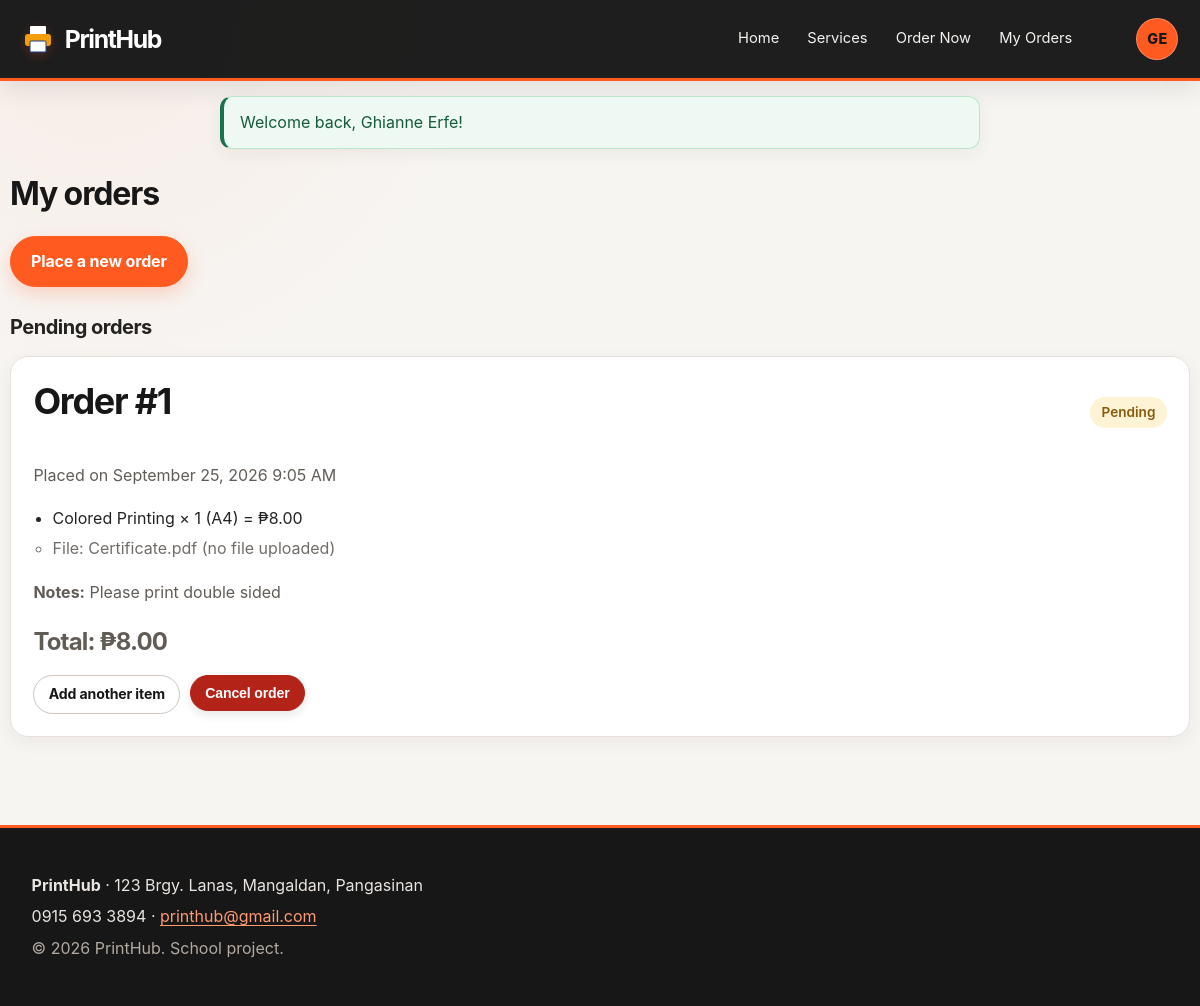
Screenshot of /my_orders.php (signed in) with the database file from the repository.
### tables this page shows
CREATE TABLE orders (
    order_id     INT  NOT NULL AUTO_INCREMENT,
    user_id      INT  NOT NULL,
    promotion_id INT  DEFAULT NULL,                       
    promotion_discount DECIMAL(5,2) NOT NULL DEFAULT 0.00,  
    notes        TEXT DEFAULT NULL,
    status       ENUM('pending','confirmed','printing','ready','completed','cancelled')
                 NOT NULL DEFAULT 'pending',
    order_date   TIMESTAMP NOT NULL DEFAULT CURRENT_TIMESTAMP,
    PRIMARY KEY (order_id),
    CONSTRAINT fk_orders_user  FOREIGN KEY (user_id)      REFERENCES users (user_id),
    CONSTRAINT fk_orders_promo FOREIGN KEY (promotion_id) REFERENCES promotions (promotion_id)
        ON DELETE SET NULL                                  
);

CREATE TABLE users (
    user_id    INT          NOT NULL AUTO_INCREMENT,
    name       VARCHAR(100) NOT NULL,
    email      VARCHAR(100) NOT NULL,
    password   VARCHAR(255) NOT NULL,                   
    role       ENUM('customer','admin') NOT NULL DEFAULT 'customer',
    created_at TIMESTAMP    NOT NULL DEFAULT CURRENT_TIMESTAMP,
    PRIMARY KEY (user_id),
    UNIQUE KEY uq_users_email (email)                    
);

CREATE TABLE order_items (
    order_item_id INT           NOT NULL AUTO_INCREMENT,
    order_id      INT           NOT NULL,
    service_id    INT           NOT NULL,
    file_name     VARCHAR(255)  DEFAULT NULL,             
    file_path     VARCHAR(255)  DEFAULT NULL,             
    paper_size    VARCHAR(60)   NOT NULL DEFAULT 'A4',
    copies        INT           NOT NULL DEFAULT 1,
    unit_price    DECIMAL(10,2) NOT NULL,                 
    PRIMARY KEY (order_item_id),
    CONSTRAINT fk_items_order   FOREIGN KEY (order_id)   REFERENCES orders (order_id)
        ON DELETE CASCADE,                                
    CONSTRAINT fk_items_service FOREIGN KEY (service_id) REFERENCES services (service_id),
    CONSTRAINT chk_items_copies CHECK (copies >= 1)
);

CREATE TABLE services (
    service_id   INT           NOT NULL AUTO_INCREMENT,
    category_id  INT           NOT NULL,
    service_name VARCHAR(100)  NOT NULL,
    description  TEXT          DEFAULT NULL,
    price        DECIMAL(10,2) NOT NULL,
    unit         VARCHAR(20)   NOT NULL DEFAULT 'per piece',    
    status       ENUM('active','inactive') NOT NULL DEFAULT 'active',
    created_at   TIMESTAMP     NOT NULL DEFAULT CURRENT_TIMESTAMP,
    PRIMARY KEY (service_id),
    CONSTRAINT fk_services_category FOREIGN KEY (category_id)
        REFERENCES categories (category_id),
    CONSTRAINT chk_services_price CHECK (price >= 0)
);

### src/BaseModel.php (called while the page is built, shortened)
<?php
abstract class BaseModel
{
    public function __construct()
    {
        $this->db = Database::connect();
    }
}

### includes/bootstrap.php (called while the page is built, shortened)
<?php
require_once ROOT_PATH . '/includes/helpers.php';
spl_autoload_register(function (string $class): void {
    $prefix = 'PrintHub\\';
    $file = ROOT_PATH . '/src/' . substr($class, strlen($prefix)) . '.php';
});

### src/Database.php (called while the page is built, shortened)
<?php
class Database
{
    private static ?PDO $connection = null;
    public static function connect(): PDO
    {
        if (self::$connection === null) {
            try {
                $dsn = 'mysql:host=' . DB_HOST . ';dbname=' . DB_NAME . ';charset=utf8mb4';
                self::$connection = new PDO($dsn, DB_USER, DB_PASS, [
                    PDO::ATTR_ERRMODE            => PDO::ERRMODE_EXCEPTION,
                    PDO::ATTR_DEFAULT_FETCH_MODE => PDO::FETCH_ASSOC,
                    PDO::ATTR_EMULATE_PREPARES   => false,
                ]);
            } catch (PDOException $e) {
                throw new RuntimeException('Could not connect to the database. Is MySQL running and is printhub imported?');
            }
        }
        return self::$connection;
    }
}

### src/Order.php (called while the page is built, shortened)
<?php
class Order extends BaseModel
{
    private function summarySql(string $where): string
    {
        return "SELECT o.order_id, o.user_id, o.notes, o.status, o.order_date,
                       u.name AS customer_name,
                       p.title AS promo_title,
                       COALESCE(o.promotion_discount, 0) AS discount,
                       COALESCE(SUM(oi.copies * oi.unit_price), 0) AS subtotal,
                       ROUND(COALESCE(SUM(oi.copies * oi.unit_price), 0) * (1 - COALESCE(o.promotion_discount, 0) / 100), 2) AS total
                FROM orders o
                JOIN users u ON u.user_id = o.user_id
                LEFT JOIN promotions p ON p.promotion_id = o.promotion_id
                LEFT JOIN order_items oi ON oi.order_id = o.order_id
                $where
                GROUP BY o.order_id, o.user_id, o.notes, o.status, o.order_date, u.name, p.title, o.promotion_discount
                ORDER BY o.order_date DESC, o.order_id DESC";
    }
    public function forUser(int $userId): array
    {
        $stmt = $this->db->prepare($this->summarySql('WHERE o.user_id = :uid'));
        $stmt->execute(['uid' => $userId]);
        return $stmt->fetchAll();
    }
    public function items(int $orderId): array
    {
        $sql = 'SELECT oi.*, s.service_name, (oi.copies * oi.unit_price) AS line_total
                FROM order_items oi
                JOIN services s ON s.service_id = oi.service_id
                WHERE oi.order_id = :id
                ORDER BY oi.order_item_id';
        $stmt = $this->db->prepare($sql);
        $stmt->execute(['id' => $orderId]);
        return $stmt->fetchAll();
    }
}

### src/Account.php (called while the page is built, shortened)
<?php
abstract class Account
{
    private int $id;
    private string $name;
    public function __construct(int $id, string $name, string $email)
    {
        $this->id    = $id;
        $this->name  = $name;
    }
    public function getId(): int      { return $this->id; }
    public function getName(): string { return $this->name; }
    public function isAdmin(): bool
    {
        return false;
    }
    public static function fromArray(array $data): Account
    {
        return new Customer((int)$data['id'], $data['name'], $data['email']);
    }
}

### src/Auth.php (called while the page is built, shortened)
<?php
class Auth
{
    public static function user(): ?Account
    {
        return Account::fromArray($_SESSION['user']);
    }
    public static function requireLogin(): Account
    {
        $user = self::user();
        return $user;
    }
}

### my_orders.php (the view, shortened to what this page needs)
<?php
require __DIR__ . '/includes/bootstrap.php';
$user = Auth::requireLogin();
$orders = new Order();
$list      = $orders->forUser($user->getId());
$pendingOrders = array_values(array_filter($list, static fn(array $order): bool => $order['status'] === 'pending'));
$cancelledOrders = array_values(array_filter($list, static fn(array $order): bool => $order['status'] === 'cancelled'));
$otherOrders = array_values(array_filter($list, static fn(array $order): bool => !in_array($order['status'], ['pending', 'cancelled'], true)));
$orderedList = array_merge($pendingOrders, $otherOrders, $cancelledOrders);
$pageTitle = 'My Orders';
require __DIR__ . '/includes/header.php';
?>
<div class="container section">
    <h1>My orders</h1>
    <p><a class="btn btn-accent" href="<?= e(url('order.php')) ?>">Place a new order</a></p>
    <?php $previousGroup = null; foreach ($orderedList as $order): ?>
        <?php
        $group = $order['status'] === 'pending' ? 'pending' : ($order['status'] === 'cancelled' ? 'cancelled' : 'other');
        if ($group !== $previousGroup):
            if ($group === 'pending'):
        ?>
            <h2 class="orders-section-heading">Pending orders</h2>
        <?php elseif ($group === 'other'): ?>
            <h2 class="orders-section-heading">Other orders</h2>
        <?php else: ?>
            <div class="orders-divider" role="heading" aria-level="2"><span>Cancelled orders</span></div>
        <?php endif; $previousGroup = $group; endif; ?>
        <article class="card order-card">
            <div class="order-head">
                <h2>Order #<?= (int)$order['order_id'] ?></h2>
                <span class="status status-<?= e($order['status']) ?>"><?= e(ucfirst($order['status'])) ?></span>
            </div>
            <p class="muted">Placed on <?= e(date('F j, Y g:i A', strtotime($order['order_date']))) ?></p>
            <ul class="item-list">
                <?php foreach ($orders->items((int)$order['order_id']) as $item): ?>
                    <li>
                        <?= e($item['service_name']) ?> &times; <?= (int)$item['copies'] ?>
                        (<?= e($item['paper_size']) ?>) = <?= money($item['line_total']) ?>
                        <?php if ($item['file_path']): ?>
                            <ul class="order-item-file"><li>File: <a href="<?= e(url('download.php?item_id=' . (int)$item['order_item_id'])) ?>"><?= e($item['file_name']) ?></a></li></ul>
                        <?php elseif ($item['file_name']): ?>
                            <ul class="order-item-file"><li>File: <?= e($item['file_name']) ?> (no file uploaded)</li></ul>
                        <?php endif; ?>
                    </li>
                <?php endforeach; ?>
            </ul>
            <?php if ($order['notes'] !== null && $order['notes'] !== ''): ?>
                <p><strong>Notes:</strong> <?= e($order['notes']) ?></p>
            <?php endif; ?>
            <p class="price">Total: <?= money($order['total']) ?></p>
            <?php if ($order['status'] === 'pending'): ?>
                <div class="actions-row">
                    <a class="btn btn-outline btn-small" href="<?= e(url('order.php?order_id=' . (int)$order['order_id'])) ?>">Add another item</a>
                    <form method="post" class="inline-form" action="<?= e(url('my_orders.php')) ?>"
                          onsubmit="return confirm('Cancel this order?');">
                        <button class="btn btn-danger btn-small" type="submit">Cancel order</button>
                    </form>
                </div>
            <?php endif; ?>
        </article>
    <?php endforeach; ?>
</div>
<?php require __DIR__ . '/includes/footer.php'; ?>

### includes/header.php (shortened to what this page needs)
<?php
$user      = Auth::user();
$pageTitle = $pageTitle ?? 'Welcome';
$isServicesLanding = $pageTitle === 'Services and Prices';
$bodyClass = $bodyClass ?? '';
$userInitials = '';
if ($user !== null) {
    $nameParts = preg_split('/\s+/u', trim($user->getName()), -1, PREG_SPLIT_NO_EMPTY) ?: [];
    if ($nameParts) {
        $userInitials = mb_strtoupper(mb_substr($nameParts[0], 0, 1, 'UTF-8'), 'UTF-8');
        if (count($nameParts) > 1) {
            $userInitials .= mb_strtoupper(mb_substr($nameParts[count($nameParts) - 1], 0, 1, 'UTF-8'), 'UTF-8');
        }
    }
}
?>
<!DOCTYPE html>
<html lang="en">
<head>
    <link rel="stylesheet" href="<?= e(url('assets/css/style.css')) ?>">
</head>
<body<?= $bodyClass !== '' ? ' class="' . e($bodyClass) . '"' : '' ?>>
<header class="site-header">
    <div class="container header-inner">
        <a class="brand" href="<?= $isServicesLanding ? '#services-main' : e(url('index.php')) ?>"<?= $isServicesLanding ? ' aria-label="Skip to services content"' : '' ?>>
            <svg width="32" height="32" viewBox="0 0 32 32" role="img" aria-label="PrintHub logo">
                <rect x="8" y="3" width="16" height="9" rx="1" fill="#fff"/>
                <rect x="3" y="11" width="26" height="12" rx="3" fill="#f59e0b"/>
                <rect x="8" y="18" width="16" height="11" rx="1" fill="#fff" stroke="#1e3a8a"/>
            </svg>
            <span><?= e(SHOP_NAME) ?></span>
        </a>
        <nav aria-label="Main navigation">
            <ul class="nav">
                <?php
                if ($user !== null && $user->isAdmin()) {
                    nav_link('admin/index.php', 'Orders');
                    nav_link('admin/services.php', 'Services');
                    nav_link('admin/promotions.php', 'Promotions');
                } else {
                    if ($user !== null) {
                        nav_link('order.php', 'Order Now');
                        nav_link('my_orders.php', 'My Orders');
                    }
                }
                if ($user === null) {
                    nav_link('login.php', 'Login');
                    nav_link('register.php', 'Register');
                } else {
                    echo '<li class="nav-account"><details class="account-menu">'
                       . '<summary class="account-initials" aria-label="Account menu, ' . e($userInitials) . '" title="Account menu">' . e($userInitials) . '</summary>'
                       . '<div class="account-menu-panel"><a href="' . e(url('logout.php')) . '">Log out</a></div>'
                       . '</details></li>';
                }
                ?>
            </ul>
        </nav>
    </div>
</header>
<main id="main">
    <div class="container flash-messages">
    </div>

### rows the page displays
orders: user.name "GE", shows "Pending orders", order_id "1", status "Pending", order_date "September 25, 2026 9:05 AM", notes "Please print double sided", total "₱8.00"
order_items: service.service_name "Colored Printing", copies "1", paper_size "A4", line_total "₱8.00", file_name "Certificate.pdf"

### other values shown
SHOP_NAME "PrintHub"
$label "Home Services Order Now My Orders"
$item['message'] "Welcome back, Ghianne Erfe!"
SHOP_ADDRESS "123 Brgy. Lanas, Mangaldan, Pangasinan"
SHOP_PHONE "0915 693 3894"
SHOP_EMAIL "printhub@gmail.com"
